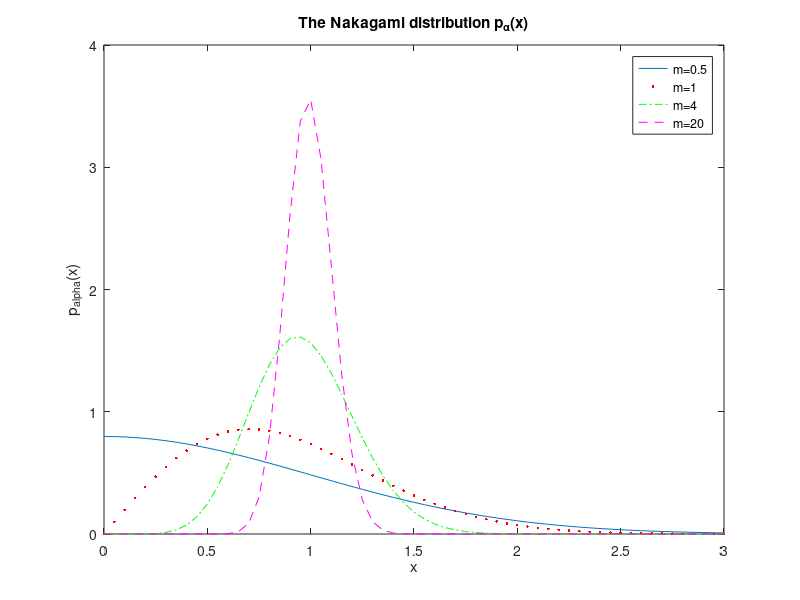

MATLAB code for this plot:
clear;
m1=0.5;
m2=1;
m3=4;
m4=20;
ohm_p=1;
x=0:0.05:3;
m=m1;
p_alpha1=(2*m^m.*x.^(2*m-1)/gamma(m)*ohm_p^m).*exp(-m.*x.^2/ohm_p);
plot(x,p_alpha1)
hold on

m=m2;
p_alpha2=(2*m^m.*x.^(2*m-1)/gamma(m)*ohm_p^m).*exp(-m.*x.^2/ohm_p);
plot(x,p_alpha2,'r.')

m=m3
p_alpha3=(2*m^m.*x.^(2*m-1)/gamma(m)*ohm_p^m).*exp(-m.*x.^2/ohm_p);
plot(x,p_alpha3,'g-.')

m=m4
p_alpha4=(2*m^m.*x.^(2*m-1)/gamma(m)*ohm_p^m).*exp(-m.*x.^2/ohm_p);
plot(x,p_alpha4,'m--')
hold off
title('The Nakagami distribution p_{\alpha}(x)')
xlabel('x')
ylabel('p_{alpha}(x)')
legend('m=0.5','m=1','m=4','m=20')


